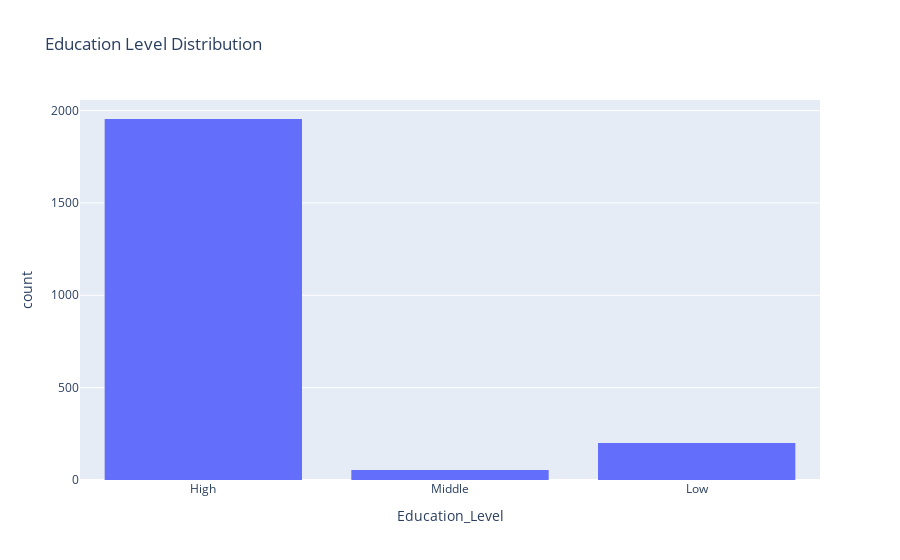

Here is the notebook cell this chart was saved with:
### Markdown cell above
### **Education Level Distribution**
Plot tersebut menunjukkan sebaran pelanggan berdasarkan tingkat pendidikannya, yang dapat bermanfaat
dalam memahami tingkat pendidikan dan potensi tingkat pendapatan pelanggan

### Code cell
fig3 = px.histogram(df, x='Education_Level', nbins=5, title="Education Level Distribution")
fig3.show()

### Figure 1 — Plotly figure (JSON) as saved in the notebook; plotly's stock layout.template omitted (floating-point values rounded to 4 significant figures; data arrays with more than 128 entries replaced by an {"elided": "..."} marker saying what was removed)
{"data": [{"alignmentgroup": "True", "bingroup": "x", "hovertemplate": "Education_Level=%{x}<br>count=%{y}<extra></extra>", "legendgroup": "", "marker": {"color": "#636efa", "pattern": {"shape": ""}}, "name": "", "nbinsx": 5, "offsetgroup": "", "orientation": "v", "showlegend": false, "type": "histogram", "x": {"elided": "2208 str values"}, "xaxis": "x", "yaxis": "y"}], "layout": {"barmode": "relative", "legend": {"tracegroupgap": 0}, "title": {"text": "Education Level Distribution"}, "xaxis": {"anchor": "y", "domain": [0, 1], "title": {"text": "Education_Level"}}, "yaxis": {"anchor": "x", "domain": [0, 1], "title": {"text": "count"}}}}
